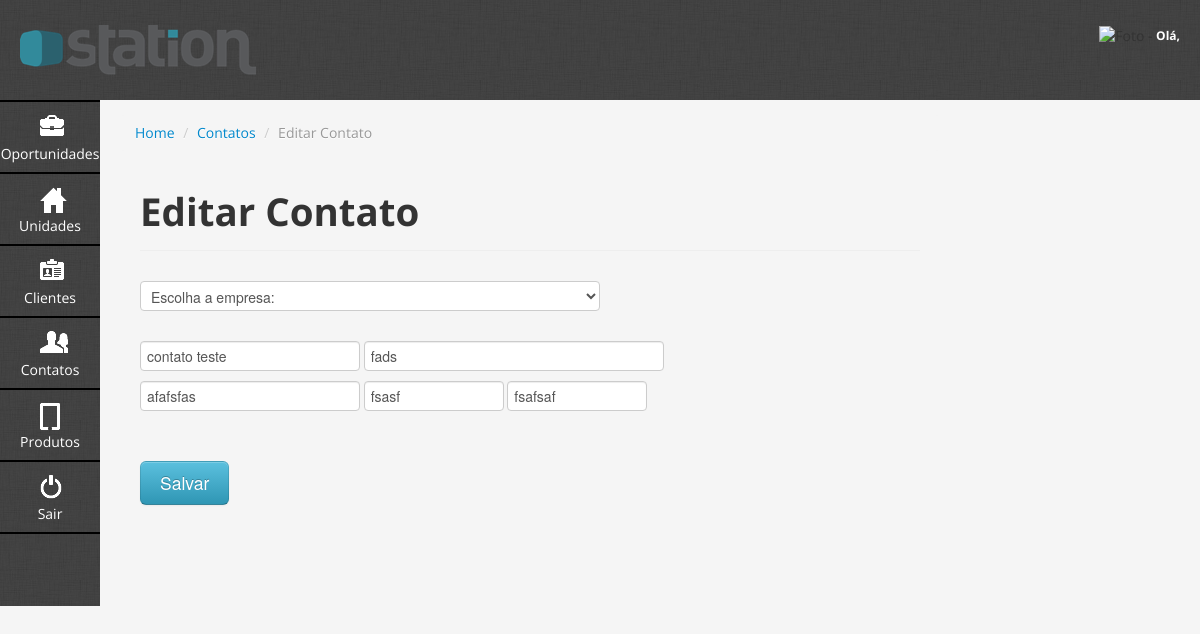
Before: /modules/contatos/editarContato.php with the older database file.
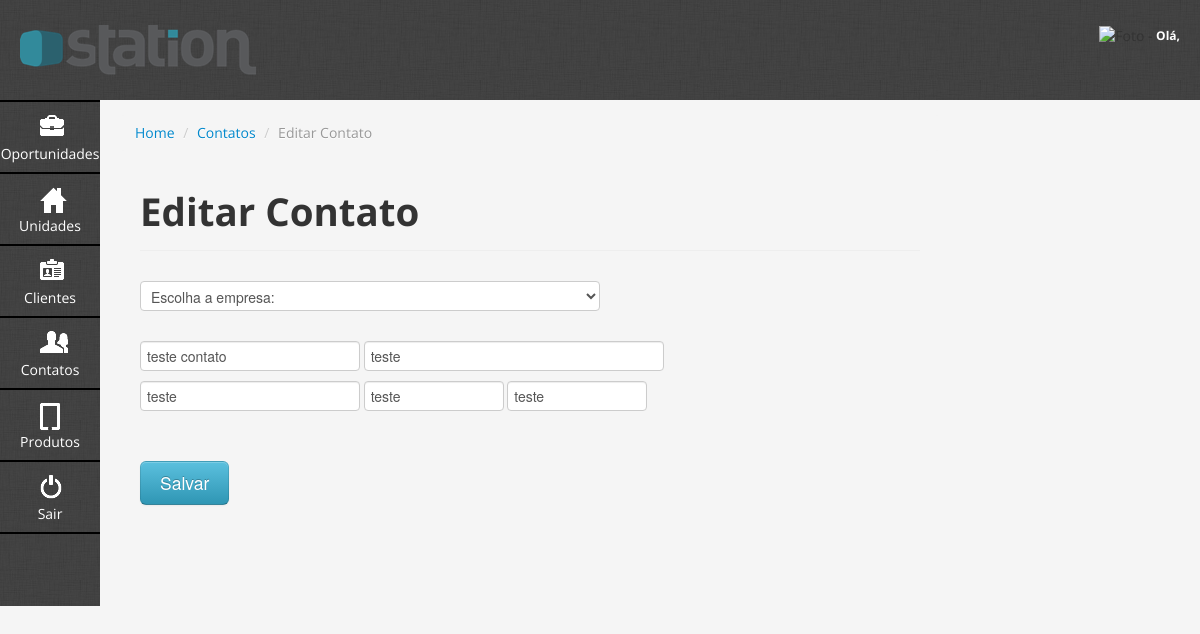
After: the same page with the newer database file.
### tables this page shows
CREATE TABLE `sta_contatos_cliente` (
  `contato_cliente_10_id` int(11) NOT NULL AUTO_INCREMENT,
  `contato_cliente_30_nome` text NOT NULL,
  `contato_cliente_30_sobrenome` text NOT NULL,
  `contato_cliente_30_email` text NOT NULL,
  `contato_cliente_30_telefone` text NOT NULL,
  `contato_cliente_30_celular` text NOT NULL,
  `cliente_10_id` int(11) NOT NULL,
  PRIMARY KEY (`contato_cliente_10_id`)
);

### conf/config.php (called while the page is built, shortened)
<?php
if ($_SERVER['SERVER_ADDR'] == "127.0.0.1" || $_SERVER['SERVER_ADDR'] == "::1"){
    $urlGeral = "http://localhost/agenda";
}else {
    $urlGeral = "http://stationct.com.br/agenda";
}
$urlModules = $urlGeral."/modules";
$urlContatos = $urlModules."/contatos";
?>

### modules/contatos/entity/Contato.php (called while the page is built, shortened)
<?php
class Contato {
    protected $nome;
    protected $sobrenome;
    protected $email;
    protected $telefone;
    protected $celular;
    public function getNome() {
        return $this->nome;
    }
    public function setNome($nome) {
        $this->nome = $nome;
    }
    public function getSobrenome(){
		return $this->sobrenome;
	}
	public function setSobrenome($sobrenome){
		$this->sobrenome = $sobrenome;
	}
	public function getEmail(){
		return $this->email;
	}
	public function setEmail($email){
		$this->email = $email;
	}
	public function getTelefone(){
		return $this->telefone;
	}
	public function setTelefone($telefone){
		$this->telefone = $telefone;
	}
	public function getCelular(){
		return $this->celular;
	}
	public function setCelular($celular){
		$this->celular = $celular;
	}
}
?>

### modules/contatos/controller/ContatoController.php (called while the page is built, shortened)
<?php
class ContatoController {
    public function listActionByContactId($id = false) {
        $whereQuery[] = (!$id) ? "1 = 1" : "contato_cliente_10_id = " . $id;
        $strQuery = "SELECT * FROM sta_contatos_cliente WHERE ".implode(" AND ", $whereQuery);
        $result = mysql_query($strQuery);
        $retArr = array();
        $i = 1;
        if (mysql_num_rows($result) > 0) {
            while ($row = mysql_fetch_assoc($result)) {
                $retArr[$i] = $row;
                $i++;
            }
        }
        return $retArr;
    }
}
?>

### modules/contatos/editarContato.php (the view, shortened to what this page needs)
<?php
include $_SERVER['DOCUMENT_ROOT'] . '/agenda/conf/config.php';
if ($_SESSION['LogadoSTATION'] != "1" && (isset($_GET['id']) && $_GET['id'] > 0)){
	header("Location: index.php");
}else{
    $contatoController = new ContatoController();
    $contato = $contatoController->listActionByContactId($_GET['id']);
    $contatoClass = new Contato();
    $contatoClass->fetchEntity($contato[1]);
?>
<?php include($_SERVER['DOCUMENT_ROOT']."/agenda/inc/header.php");?>
<div class="content">
			<ul class="breadcrumb">
				<li><a href="/agenda/painel.php">Home</a> <span class="divider">/</span></li>
                <li><a href="/agenda/modules/contatos/listarContato.php">Contatos</a> <span class="divider">/</span></li>
				<li class="active">Editar Contato</li>
			</ul>
			<div class="span10">
				<div class="page-header">
					<h1>Editar Contato</h1>
				</div>
                <form name="gravarContato" method="post" action="<?php echo $urlContatos;?>/action/crudContato.php?op=editar">
                    <div class="row">
                        <div class="span10">
                            <select class="span6" id="clientes" name="clientes">
                                <option value="">Escolha a empresa:</option>
                            </select>
                        </div>
                    </div>
                    <br>
                    <div class="row">
                        <div class="span10" style="margin-bottom:20px;">
                            <input type="text" class="span3" id="nomeContato" name="nomeContato" placeholder="Primeiro Nome" value="<?php echo $contatoClass->getNome(); ?>">
                            <input type="text" class="span4" id="sobrenomeContato" name="sobrenomeContato" placeholder="Sobrenome" value="<?php echo $contatoClass->getSobrenome(); ?>">
                            <br>
                            <input type="text" class="span3" id="emailContato" name="emailContato" placeholder="E-mail" value="<?php echo $contatoClass->getEmail(); ?>">
                            <input type="text" class="span2" id="telefoneContato" name="telefoneContato" placeholder="Telefone Comercial" value="<?php echo $contatoClass->getTelefone(); ?>">
                            <input type="text" class="span2" id="celularContato" name="celularContato" placeholder="Celular" value="<?php echo $contatoClass->getCelular(); ?>">
                        </div>
                    </div>
                    <br>
                    <input type="button" onclick="validaContato()" class="btn btn-info btn-large" value="Salvar" />
                </form>
			</div>
		</div>
<?php include("inc/footer.php");?>
<?php
	}
?>

Changed rows visible on the page:
changed sta_contatos_cliente: nomeContato "contato teste" → "teste contato"; sobrenomeContato "fads" → "teste"; emailContato "afafsfas" → "teste"; telefoneContato "fsasf" → "teste"; celularContato "fsafsaf" → "teste"
